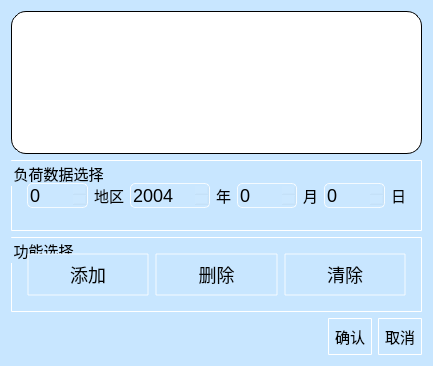
<?xml version="1.0" encoding="UTF-8"?>
<ui version="4.0">
 <class>Dialog</class>
 <widget class="QDialog" name="Dialog">
  <property name="enabled">
   <bool>true</bool>
  </property>
  <property name="geometry">
   <rect>
    <x>0</x>
    <y>0</y>
    <width>433</width>
    <height>366</height>
   </rect>
  </property>
  <property name="windowTitle">
   <string>负荷数据选择</string>
  </property>
  <property name="windowIcon">
   <iconset resource="res.qrc">
    <normaloff>:/images/resources/auto_logo.jpg</normaloff>:/images/resources/auto_logo.jpg</iconset>
  </property>
  <property name="styleSheet">
   <string notr="true">background-color:rgb(200,230,255);   </string>
  </property>
  <layout class="QGridLayout" name="gridLayout" rowstretch="2,1,1,0" columnstretch="2,0,0">
   <item row="1" column="0" colspan="3">
    <widget class="QGroupBox" name="groupBox">
     <property name="styleSheet">
      <string notr="true">QGroupBox{
                  padding-right: 15px;
                   border-style:inset;                  
                   border-width:1px;                    
                   border-radius:1px;                   
                   border-color:rgb(255,255,255);   
                   font: 15px;                       
                   color:rgb(2,2,2);                
                   padding:6px; 
}
QLabel{
font:15px;                       
color:rgb(2,2,2);                
}

QSpinBox{
padding-right: 15px; /* make room for the arrows */
border:1px solid rgba(255,255,255,200);
border-radius:5px;       
  
background-color: rgba(255, 255, 255,10);
font:18px;      
color:rgb(2,2,2);
} 

QSpinBox::up-button {
border-image: url(:/images/resources/spinbox-up.png);
}

QSpinBox::down-button {
border-image: url(:/images/resources/spinbox-down.png);
}

QSpinBox::up-button:pressed {
margin-top:3px;
}

QSpinBox::down-button:pressed {
margin-bottom:3px;
}</string>
     </property>
     <property name="title">
      <string>负荷数据选择</string>
     </property>
     <layout class="QGridLayout" name="gridLayout_2" columnstretch="1,0,1,0,1,0,1,0">
      <item row="0" column="3">
       <widget class="QLabel" name="label_2">
        <property name="text">
         <string>年</string>
        </property>
       </widget>
      </item>
      <item row="0" column="2">
       <widget class="QSpinBox" name="sb_year">
        <property name="showGroupSeparator" stdset="0">
         <bool>false</bool>
        </property>
        <property name="minimum">
         <number>2004</number>
        </property>
        <property name="maximum">
         <number>2008</number>
        </property>
       </widget>
      </item>
      <item row="0" column="0">
       <widget class="QSpinBox" name="sb_zone">
        <property name="wrapping">
         <bool>false</bool>
        </property>
        <property name="buttonSymbols">
         <enum>QAbstractSpinBox::UpDownArrows</enum>
        </property>
        <property name="minimum">
         <number>0</number>
        </property>
        <property name="maximum">
         <number>20</number>
        </property>
       </widget>
      </item>
      <item row="0" column="7">
       <widget class="QLabel" name="label_4">
        <property name="text">
         <string>日</string>
        </property>
       </widget>
      </item>
      <item row="0" column="6">
       <widget class="QSpinBox" name="sb_day">
        <property name="minimum">
         <number>0</number>
        </property>
        <property name="maximum">
         <number>31</number>
        </property>
       </widget>
      </item>
      <item row="0" column="4">
       <widget class="QSpinBox" name="sb_month">
        <property name="minimum">
         <number>0</number>
        </property>
        <property name="maximum">
         <number>12</number>
        </property>
       </widget>
      </item>
      <item row="0" column="5">
       <widget class="QLabel" name="label_3">
        <property name="text">
         <string>月</string>
        </property>
       </widget>
      </item>
      <item row="0" column="1">
       <widget class="QLabel" name="label">
        <property name="text">
         <string>地区</string>
        </property>
       </widget>
      </item>
     </layout>
    </widget>
   </item>
   <item row="3" column="1">
    <widget class="QPushButton" name="btn_yes">
     <property name="styleSheet">
      <string notr="true">
QPushButton{
                  padding-right: 15px;
                   border-style:inset;                  
                   border-width:1px;                    
                   border-radius:1px;                   
                   border-color:rgb(255,255,255);   
                   font: 15px;                       
                   color:rgb(2,2,2);                
                   padding:6px; 

}

QPushButton:pressed{
                   background-color:rgba(100,150,180,200);
                   border-color:rgba(255,255,255,30);
                   border-style:inset;
                   color:rgba(0,0,0,100);
font:bold 15px;
}

 QPushButton:hover{
                   background-color:rgb(200,225,255);
                   border-color:rgba(255,255,255,200);
                   color:rgba(0,0,0,200);
font:bold 15px;
                   }</string>
     </property>
     <property name="text">
      <string>确认</string>
     </property>
    </widget>
   </item>
   <item row="3" column="2">
    <widget class="QPushButton" name="btn_no">
     <property name="styleSheet">
      <string notr="true">

QPushButton{
                  padding-right: 15px;
                   border-style:inset;                  
                   border-width:1px;                    
                   border-radius:1px;                   
                   border-color:rgb(255,255,255);   
                   font: 15px;                       
                   color:rgb(2,2,2);                
                   padding:6px; 

}

QPushButton:pressed{
                   background-color:rgba(100,150,180,200);
                   border-color:rgba(255,255,255,30);
                   border-style:inset;
                   color:rgba(0,0,0,100);
font:bold 15px;
}

 QPushButton:hover{
                   background-color:rgb(200,225,255);
                   border-color:rgba(255,255,255,200);
                   color:rgba(0,0,0,200);
font:bold 15px;
                   }</string>
     </property>
     <property name="text">
      <string>取消</string>
     </property>
    </widget>
   </item>
   <item row="0" column="0" colspan="3">
    <widget class="QListWidget" name="listWidget">
     <property name="font">
      <font>
       <pointsize>12</pointsize>
      </font>
     </property>
     <property name="styleSheet">
      <string notr="true">background-color: rgb(255, 255, 255); 
padding-right: 15px;
                   border-style:inset;                  
                   border-width:1px;                    
                   border-radius:15px;  </string>
     </property>
    </widget>
   </item>
   <item row="3" column="0">
    <spacer name="horizontalSpacer">
     <property name="orientation">
      <enum>Qt::Horizontal</enum>
     </property>
     <property name="sizeHint" stdset="0">
      <size>
       <width>40</width>
       <height>20</height>
      </size>
     </property>
    </spacer>
   </item>
   <item row="2" column="0" colspan="3">
    <widget class="QGroupBox" name="groupBox_2">
     <property name="styleSheet">
      <string notr="true">QGroupBox{
                  padding-right: 15px;
                   border-style:inset;                  
                   border-width:1px;                    
                   border-radius:1px;                   
                   border-color:rgb(255,255,255);   
                   font: 15px;                       
                   color:rgb(2,2,2);                
                   padding:6px; 
}

QPushButton{
 image-position: left;

                  padding-right: 15px;
                   border-style:inset;                  
                   border-width:2px;                    
                   border-radius:1px;                   
                   border-color:rgba(255,255,255,100);   
                   font:18px;                       
                   color:rgb(2,2,2);                
                   padding:6px; 

}
 QPushButton:hover{
                   background-color:rgb(200,225,255);
                   border-color:rgba(255,255,255,200);
                   color:rgba(0,0,0,200);
font:bold 20px;
                   }</string>
     </property>
     <property name="title">
      <string>功能选择</string>
     </property>
     <layout class="QGridLayout" name="gridLayout_3">
      <item row="0" column="0">
       <widget class="QPushButton" name="btn_add">
        <property name="text">
         <string>添加</string>
        </property>
       </widget>
      </item>
      <item row="0" column="2">
       <widget class="QPushButton" name="btn_cle">
        <property name="text">
         <string>清除</string>
        </property>
       </widget>
      </item>
      <item row="0" column="1">
       <widget class="QPushButton" name="btn_del">
        <property name="text">
         <string>删除</string>
        </property>
       </widget>
      </item>
     </layout>
    </widget>
   </item>
  </layout>
 </widget>
 <resources>
  <include location="res.qrc"/>
 </resources>
 <connections/>
</ui>
